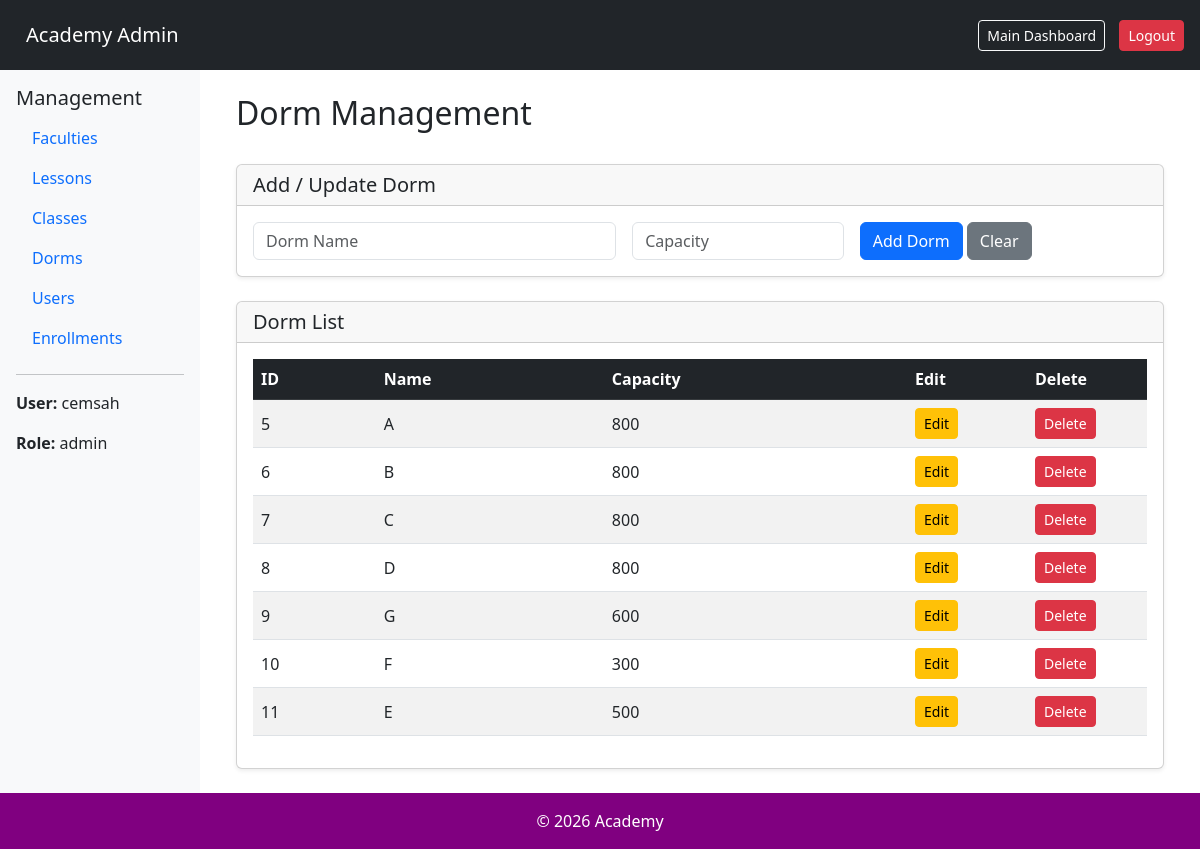
Page /management/dorms/ (signed in) on the committed database.
### apps/accounts/models.py (models this page shows, shortened)
class User(AbstractUser):
    ROLE_CHOICES = (
        ("student", "Student"),
        ("teacher", "Teacher"),
        ("admin", "Admin"),
    )
    STATUS_CHOICES = (
        ("freshman", "Freshman"),
        ("sophomore", "Sophomore"),
        ("junior", "Junior"),
        ("senior", "Senior"),
    )
    RANK_CHOICES = (
        ("S", "S"),
        ("A", "A"),
        ("B", "B"),
        ("C", "C"),
        ("D", "D"),
        ("E", "E"),
        ("F", "F"),
    )
    role = models.CharField(
        max_length=20,
        choices=ROLE_CHOICES,
        default="student"
    )
    rank = models.CharField(
        max_length=1,
        choices=RANK_CHOICES,
        default="F",
    )
    status = models.CharField(
        max_length=10,
        choices=STATUS_CHOICES,
        default="freshman"
    )
    telephone = models.CharField(
        max_length=20,
        blank=True,
        null=True
    )
    dorm = models.ForeignKey(
        "dorms.Dorm",
        on_delete=models.SET_NULL,
        null=True,
        blank=True
    )

### apps/dorms/models.py (models this page shows, shortened)
class Dorm(models.Model):
    name = models.CharField(max_length=100)
    capacity = models.IntegerField(default=800)

### apps/management/views.py (the view)
    def wrapper(request, *args, **kwargs):
        if not request.user.is_authenticated:
            return redirect("login")
        if request.user.role != "admin":
            return redirect("dashboard")
        return view_func(
            request,
            *args,
            **kwargs
        )

### apps/management/views.py (called while the page is built, shortened)
def admin_required(view_func):
    def wrapper(request, *args, **kwargs):
        if not request.user.is_authenticated:
            return redirect("login")
        if request.user.role != "admin":
            return redirect("dashboard")
        return view_func(
            request,
            *args,
            **kwargs
        )
    return wrapper

@admin_required
def dorm_management(request):
    if request.method == "GET":
        dorms = Dorm.objects.all()
        return render(
            request,
            "management/dorms.html",
            {
                "dorms": dorms
            }
        )

### apps/management/templates/management/dorms.html (shortened to what this page needs)
{% extends "base_management.html" %}
{% block content %}
<div class="container-fluid">
    <div class="d-flex justify-content-between align-items-center mb-4">
        <h2>Dorm Management</h2>
    </div>
    <div class="card shadow-sm mb-4">
        <div class="card-header">
            <h5 class="mb-0">Add / Update Dorm</h5>
        </div>
        <div class="card-body">
            <form id="dormForm">
                <div class="row g-3">
                    <div class="col-md-5">
                        <input
                            type="text"
                            id="dorm_name"
                            class="form-control"
                            placeholder="Dorm Name"
                        >
                    </div>
                    <div class="col-md-3">
                        <input
                            type="number"
                            id="dorm_capacity"
                            class="form-control"
                            placeholder="Capacity"
                        >
                    </div>
                    <div class="col-md-4">
                        <button
                            type="submit"
                            id="dorm_button"
                            class="btn btn-primary"
                        >
                            Add Dorm
                        </button>
                        <button
                            type="button"
                            onclick="resetDorm()"
                            class="btn btn-secondary"
                        >
                            Clear
                        </button>
                    </div>
                </div>
            </form>
        </div>
    </div>
    <div class="card shadow-sm">
        <div class="card-header">
            <h5 class="mb-0">Dorm List</h5>
        </div>
        <div class="card-body">
            <div class="table-responsive">
                <table
                    class="table table-striped table-hover align-middle"
                    id="dormTable"
                >
                    <thead class="table-dark">
                        <tr>
                            <th>ID</th>
                            <th>Name</th>
                            <th>Capacity</th>
                            <th width="120">Edit</th>
                            <th width="120">Delete</th>
                        </tr>
                    </thead>
                    <tbody>
                        {% for dorm in dorms %}
                        <tr id="row-{{ dorm.id }}">
                            <td>{{ dorm.id }}</td>
                            <td id="name-{{ dorm.id }}">
                                {{ dorm.name }}
                            </td>
                            <td id="capacity-{{ dorm.id }}">
                                {{ dorm.capacity }}
                            </td>
                            <td>
                                <button
                                    class="btn btn-warning btn-sm"
                                    onclick="editDorm(
                                        '{{ dorm.id }}',
                                        '{{ dorm.name }}',
                                        '{{ dorm.capacity }}'
                                    )"
                                >
                                    Edit
                                </button>
                            </td>
                            <td>
                                <button
                                    class="btn btn-danger btn-sm"
                                    onclick="deleteDorm('{{ dorm.id }}')"
                                >
                                    Delete
                                </button>
                            </td>
                        </tr>
                        {% endfor %}
                    </tbody>
                </table>
            </div>
        </div>
    </div>
</div>
{% endblock %}

### apps/management/templates/base_management.html (shortened to what this page needs)
{% load static %}
<!DOCTYPE html>
<html lang="tr">
<head>
    <link href="https://cdn.jsdelivr.net/npm/bootstrap@5.3.0/dist/css/bootstrap.min.css" rel="stylesheet">
    <link rel="stylesheet" href="{% static 'core/css/home.css' %}">
</head>
<body class="d-flex flex-column min-vh-100">
<nav class="navbar navbar-dark bg-dark px-3">
    <a class="navbar-brand" href="{% url 'management_dashboard' %}">
        Academy Admin
    </a>
    <div class="ms-auto">
        <a class="btn btn-outline-light btn-sm" href="{% url 'dashboard' %}">
            Main Dashboard
        </a>
        <a class="btn btn-danger btn-sm" href="{% url 'logout' %}">
            Logout
        </a>
    </div>
</nav>
<div class="container-fluid flex-grow-1">
    <div class="row">
        <div class="col-md-2 bg-light p-3 d-md-block">
            <h5>Management</h5>
            <ul class="nav flex-column">
                <li class="nav-item">
                    <a class="nav-link" href="{% url 'faculty_management' %}">
                        Faculties
                    </a>
                </li>
                <li class="nav-item">
                    <a class="nav-link" href="{% url 'lesson_management' %}">
                        Lessons
                    </a>
                </li>
                <li class="nav-item">
                    <a class="nav-link" href="{% url 'class_management' %}">
                        Classes
                    </a>
                </li>
                <li class="nav-item">
                    <a class="nav-link" href="{% url 'dorm_management' %}">
                        Dorms
                    </a>
                </li>
                <li class="nav-item">
                    <a class="nav-link" href="{% url 'user_management' %}">
                        Users
                    </a>
                </li>
                <li class="nav-item">
                    <a class="nav-link" href="{% url 'enrollment_management' %}">
                        Enrollments
                    </a>
                </li>
            </ul>
            <hr>
            <p><strong>User:</strong> {{ request.user.username }}</p>
            <p><strong>Role:</strong> {{ request.user.role }}</p>
        </div>
        <div class="col-md-10 p-4">
            {% block content %}
            {% endblock %}
        </div>
    </div>
</div>
<footer class="bg-dark text-white text-center p-3 purple mt-auto">
    © 2026 Academy
</footer>
</body>
</html>

### apps/core/static/core/css/home.css (style rules this page uses)
.navbar { display: flex; justify-content: space-between; padding: 15px; background: #1f2937; color: white; }
.navbar a { color: white; margin-left: 10px; text-decoration: none; }
.purple { background-color: #800080 !important; }

### rows in the picture
User: user.username "cemsah", user.role "admin"
Dorm: id "5", name "A", capacity "800"
Dorm: id "6", name "B", capacity "800"
Dorm: id "7", name "C", capacity "800"
Dorm: id "8", name "D", capacity "800"
Dorm: id "9", name "G", capacity "600"
Dorm: id "10", name "F", capacity "300"
Dorm: id "11", name "E", capacity "500"
